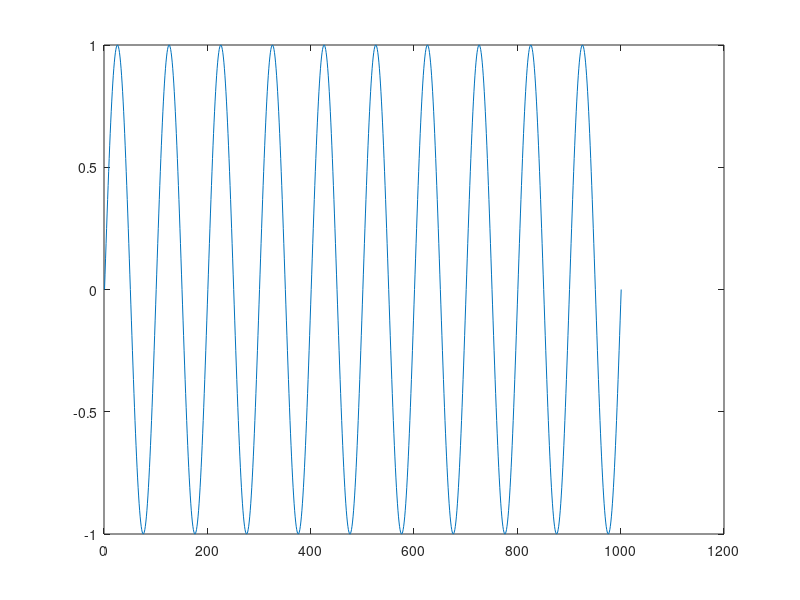
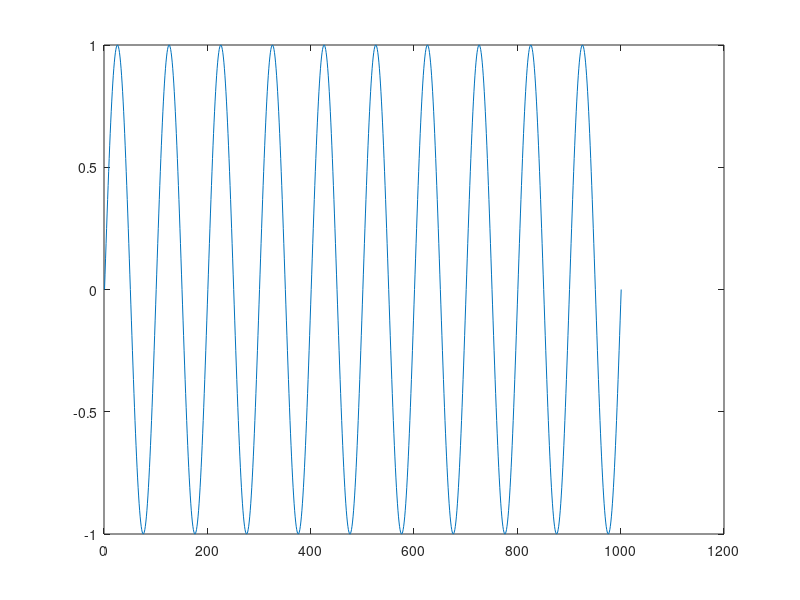
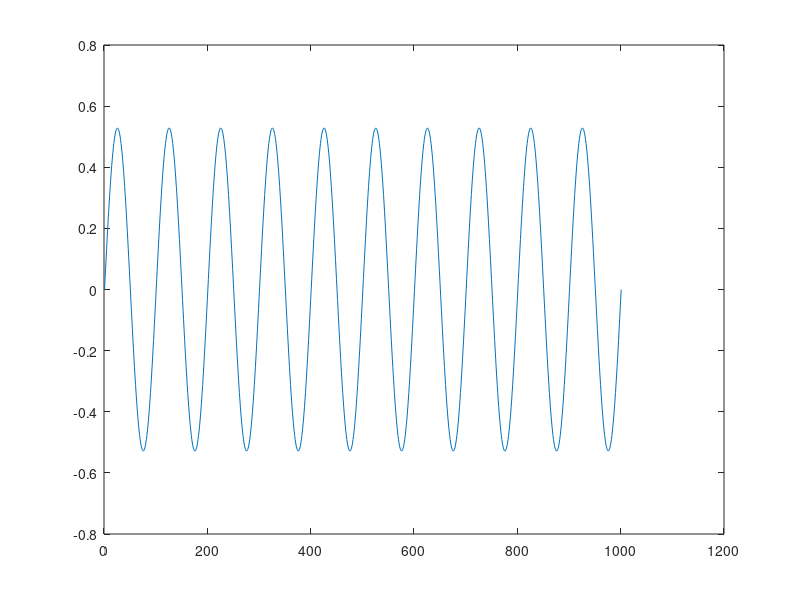

MATLAB code to generate these figures, in order: (Note: this script raises an error after producing the figures.)
%%%%%%%%%%%%%%%%%%%% Canal %%%%%%%%%%%%%%%%%%%%%%%%%%%
clear all;
close all;
clc;

%parameters of a signal 
R = 4;
Tb = 1/R;
T=1;
t=0:0.001:T;
f=10;

%generate a signal 
y = sin(2*pi*f*t);
figure
plot(y)

%time shift
Rr = [0 Tb]; %delais plus petit que Tb
v = rand(1,1)*range(Rr)+min(Rr); %random delais
Add_zero = zeros(1,round(v)); %on ajoute "v" zéros pour décaller le signal 
shifted_data = horzcat(Add_zero,y);%les zeros devant puis le signal après 
figure
plot(shifted_data);

%amortissement 
Rt = [0 0.99]; %facteur d’affaiblissement plus petit que 1
alphaN = rand(1,1)*range(Rt)+min(Rt) %random facteur d'affaiblissement
damped_data = (shifted_data.* alphaN);
figure
plot(damped_data)

%somme les signaux de chaque canal
E = vertcat(D,D,D);
S = sum(E);
figure 
plot(S)

%ajout du bruit blanc gausien n(t) No/2
snr = 10; %Eb/No
G = awgn(S,snr)
figure
plot(G)
